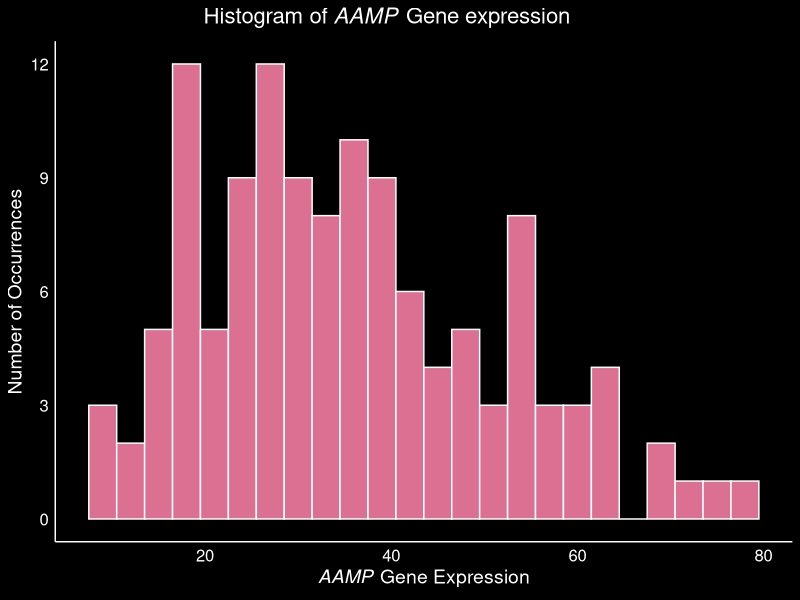
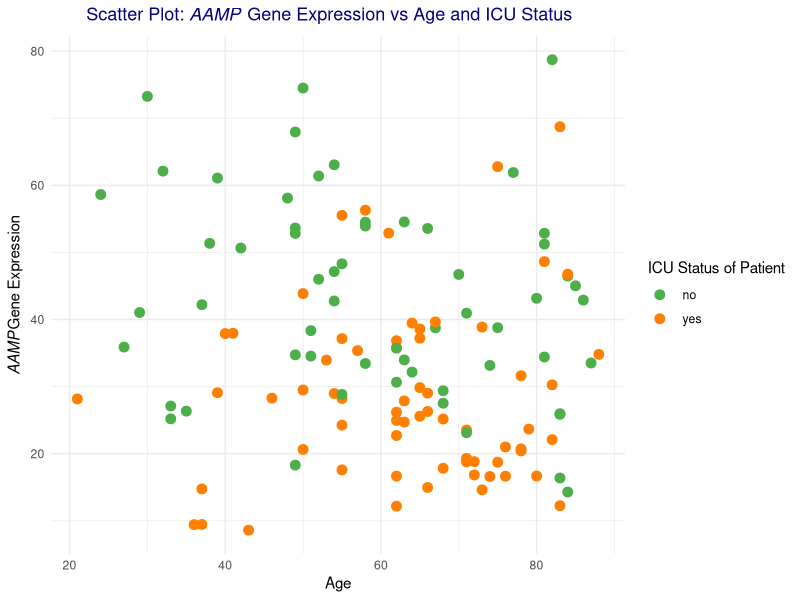
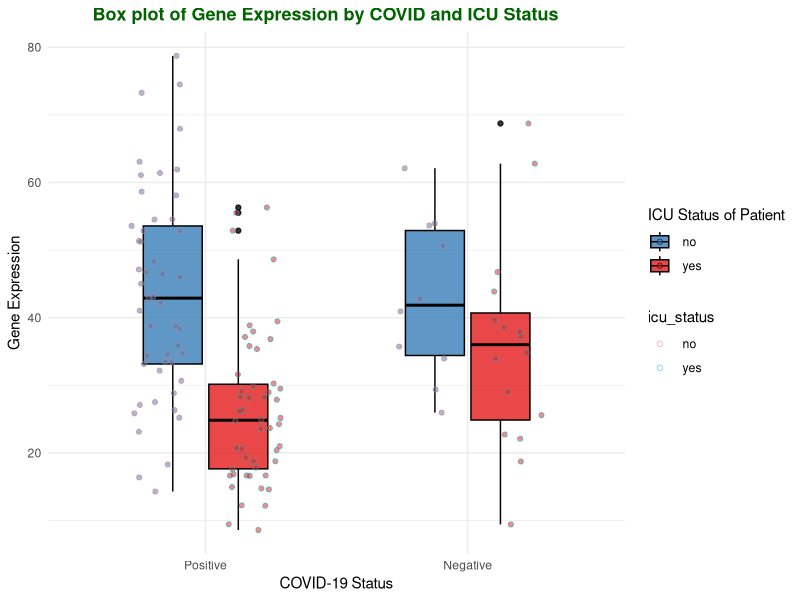
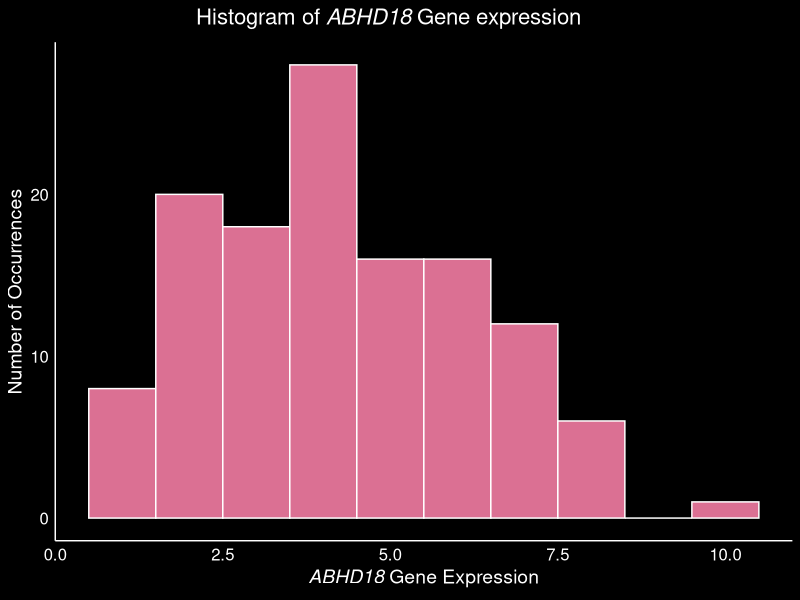
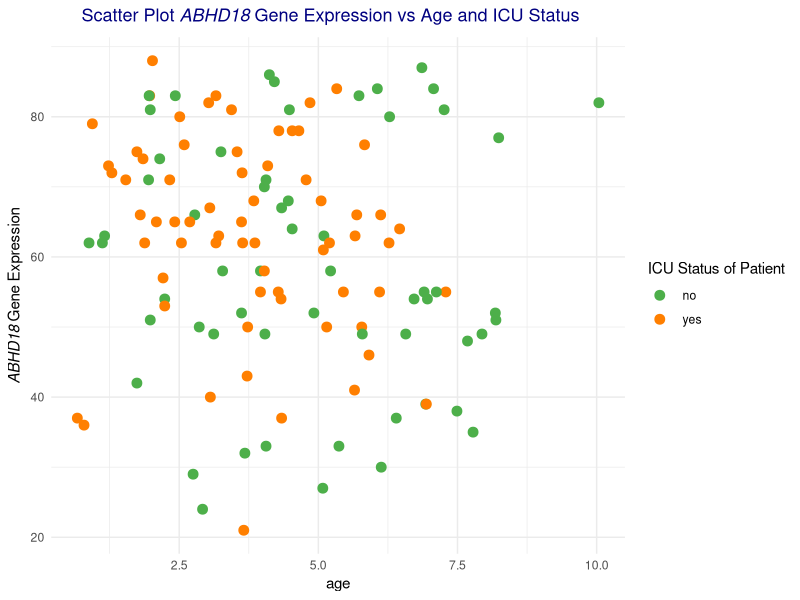
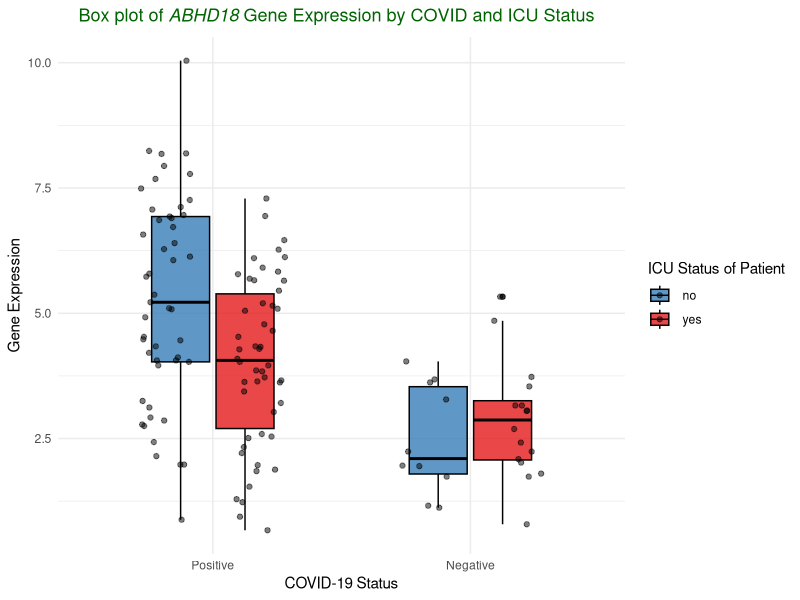
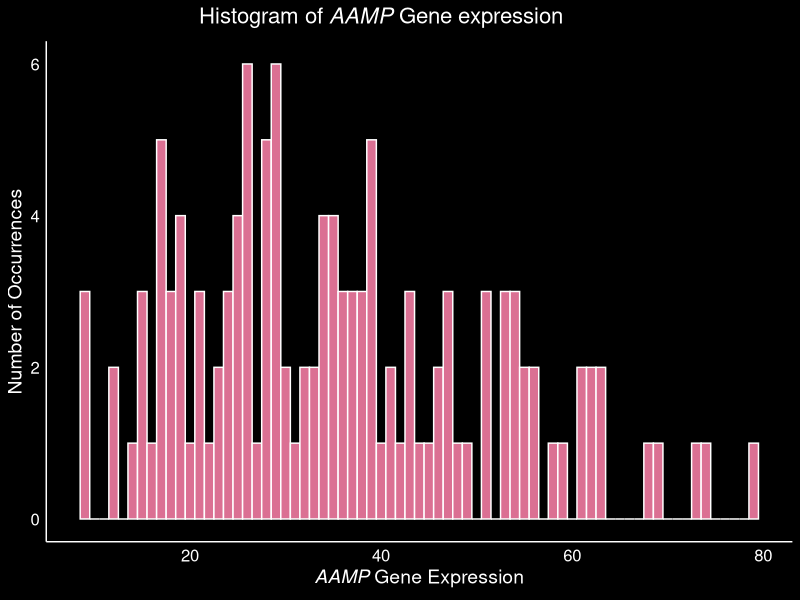
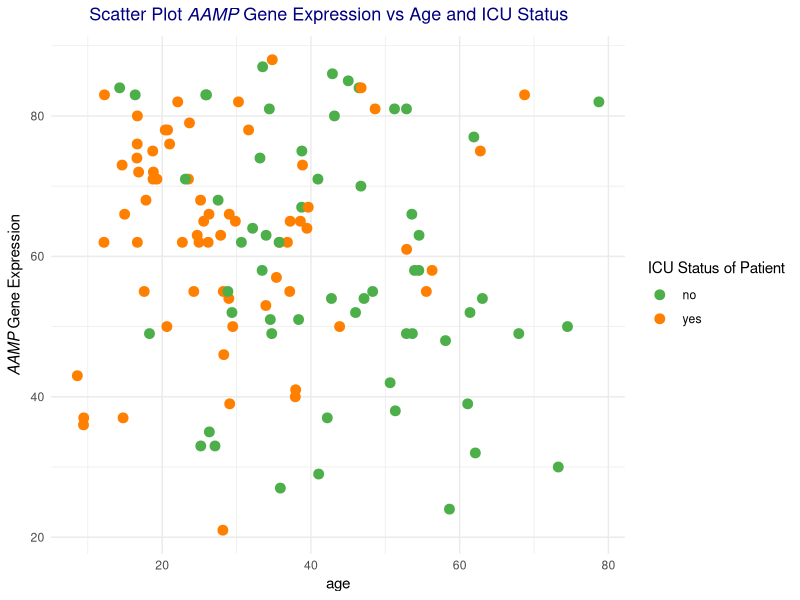

The R source for these figures, in order:
## ---- chunk 1
knitr::opts_chunk$set(echo = TRUE)
library(mice)
library(dplyr)
library(tidyverse)
library(ggplot2)
## ---- chunk 2

#set current working directory to the previous folder
setwd("../")

#import the geneExpression and metaData csv from the data folder
data_gene_Expression <- read.csv("data/QBS103_finalProject_geneExpression.csv", header=TRUE)
data_meta <- read.csv("data/QBS103_finalProject_metadata.csv", header=TRUE)


#We convert the geneExpression data from wide form into long form
data_gene_Expression.longForm <- data_gene_Expression %>%
  pivot_longer(cols = starts_with(c("COVID_","NONCOVID_")),
  names_to = "participant_id",
  values_to = "gene_expression_value"
  )

#make a final data frame by combining the two data sets and making it a data frame
final_df <- as.data.frame(data_gene_Expression.longForm %>% inner_join( data_meta, 
           by=c('participant_id')))

head(final_df)

## ---- chunk 3

#rename with x column with gene
final_df <- rename(final_df, gene = X)

#remove all unknown strings and substitute it with NAs
final_df[, 16:27][final_df[, 16:27] == ' unknown' | final_df[, 16:27] == 'unknown'] <- NA

#format the disease status column to just include the status
final_df$disease_status <- sub('disease state: ', '', final_df$disease_status)

#convert the column type of disease_status, sex, icu_status and mechanical_ventilation to factor
final_df <- final_df %>% 
  mutate_at(vars(disease_status, sex, icu_status, mechanical_ventilation), as.factor)

#convert the class of age, charlson_score
final_df <- final_df %>% 
  mutate_at(vars(age, apacheii,ferritin.ng.ml., 
                 crp.mg.l., ddimer.mg.l_feu., 
                 procalcitonin.ng.ml.., lactate.mmol.l., fibrinogen, sofa), as.integer)

head(final_df)

## ---- chunk 4
# check all the numeric colums
num_cols <- names(select_if(final_df, is.numeric))

# Create an imputation model
imputation_model <- mice(final_df[num_cols], method = "pmm", printFlag = FALSE)

# Perform the imputation
imputed_data_final <- complete(imputation_model)
# update the final data frame with the imputed values
final_df[num_cols] <- imputed_data_final[num_cols]

head(final_df)

## ---- chunk 5
final_subset <- final_df[final_df$gene == 'AAMP', 
                         c('gene',
                           'gene_expression_value','age', 
                           'icu_status', 'disease_status')]

head(final_subset)
## ---- chunk 6

breaks <- seq(0, 15, by = 3)  # Adjust the range as needed

# Create the histogram with integer bins
ggplot(final_subset, aes(x = gene_expression_value)) +
  geom_histogram(binwidth = 3, color = "white", fill = "#DB7093") +
  scale_y_continuous(breaks = breaks) +
  theme_minimal() +
  theme(
    panel.background = element_rect(fill = "black"),
    plot.background = element_rect(fill = "black"),
    axis.line = element_line(color = "white"),
    axis.text = element_text(color = "white", size = 12),
    axis.title = element_text(color = "white", size = 14),
    panel.grid = element_blank(),
    plot.title = element_text(color = "white", size = 16, face = "bold", hjust = 0.4),
  ) +
  ggtitle(expression(paste("Histogram of ",italic("AAMP")," Gene expression"))) +
  xlab(expression(paste(italic("AAMP"), " Gene Expression"))) +
  ylab("Number of Occurrences")
## ---- chunk 7

my_colors_1 <- c("#4DAF4A", "#FF7F00")


# Create the scatter plot with custom color scheme
ggplot(final_subset, aes(x = age, y = gene_expression_value, color = icu_status)) +
  geom_point(size = 3) +
  scale_color_manual(values = my_colors_1, name = "ICU Status of Patient") +
  theme_minimal() +
      theme(
    plot.title = element_text(color = "navy", size = 13, face = "bold", hjust = 0.4)
  ) +
  ggtitle(expression(paste("Scatter Plot: ",italic("AAMP")," Gene Expression vs Age and ICU Status"))) +
  xlab("Age") +
  ylab(expression(paste(italic("AAMP"),"Gene Expression")))
## ---- chunk 8

my_colors_2 <- c("#377eb8", "#e41a1c")
ggplot(final_subset, aes(x = disease_status, y = gene_expression_value, fill = icu_status)) +
  geom_boxplot(color = "black", width = 0.5, alpha = 0.8) +
  scale_fill_manual(values = my_colors_2, name = "ICU Status of Patient") +
  geom_jitter(position = position_jitterdodge(), aes(color = icu_status, fill = icu_status), shape = 21, alpha = 0.5) +
  scale_x_discrete(labels = c("COVID-19" = "Positive", "non-COVID-19" = "Negative")) +  # Rename factor levels
  theme_minimal() +
    theme_minimal() +
      theme(
    plot.title = element_text(color = "darkgreen", size = 13, face = "bold", hjust = 0.4)
  )+
  ggtitle("Box plot of Gene Expression by COVID and ICU Status") +
  xlab("COVID-19 Status") +
  ylab("Gene Expression")
## ---- chunk 9
my_plots_function <- function(dataFrame, genes.list, cont.covariate, cat.covariates) {
  #breaks <- seq(min(freque), 15, by = 3)
  my_colors_1 <- c("#4DAF4A", "#FF7F00")
  my_colors_2 <- c("#377eb8", "#e41a1c")
  all.plots.list <- list()

  for (gene in genes.list) {
    gene_subset <- final_df[final_df$gene == gene, 
                            c('gene','gene_expression_value',paste(cont.covariate), paste(cat.covariates))]

    
   histogram <- ggplot(gene_subset, aes(x = gene_expression_value)) +
  geom_histogram(binwidth = 1, color = "white", fill = "#DB7093") +
  #scale_y_continuous(breaks = breaks) +
  theme_minimal() +
  theme(
    panel.background = element_rect(fill = "black"),
    plot.background = element_rect(fill = "black"),
    axis.line = element_line(color = "white"),
    axis.text = element_text(color = "white", size = 12),
    axis.title = element_text(color = "white", size = 14),
    panel.grid = element_blank(),
    plot.title = element_text(color = "white", size = 16, face = "bold", hjust = 0.4),
  ) +
  ggtitle(substitute(Histogram ~ of ~ italic(gene) ~ Gene ~ expression, list(gene = gene))) +
  xlab(substitute(italic(gene) ~ Gene ~ Expression, list(gene = gene))) +
  ylab("Number of Occurrences")


  scatter.plot <- ggplot(gene_subset, aes(x = gene_expression_value, y = gene_subset[[cont.covariate]], color = gene_subset[[cat.covariates[2]]])) +
  geom_point(size = 3) +
  scale_color_manual(values = my_colors_1, name = "ICU Status of Patient") +
  theme_minimal() +
      theme(
    plot.title = element_text(color = "navy", size = 13, face = "bold", hjust = 0.4)
  ) +
  ggtitle(substitute(Scatter ~ Plot ~ italic(gene) ~ Gene ~ Expression ~ vs ~ Age ~ and ~ ICU ~ Status)) +
  xlab(substitute(cont.covariate)) +
  ylab(substitute(italic(gene) ~ Gene ~ Expression))

  
box.plot <- ggplot(gene_subset, aes(x = gene_subset[[cat.covariates[1]]], y = gene_expression_value, fill = gene_subset[[cat.covariates[2]]])) +
  geom_boxplot(color = "black", width = 0.5, alpha = 0.8) +
  scale_fill_manual(values = my_colors_2, name = "ICU Status of Patient") +
  geom_jitter(position = position_jitterdodge(), alpha = 0.5) +
  scale_x_discrete(labels = c("COVID-19" = "Positive", "non-COVID-19" = "Negative")) +
  theme_minimal() +
  theme(
    plot.title = element_text(color = "darkgreen", size = 13, face = "bold", hjust = 0.4)
  ) +
  ggtitle(substitute(Box ~ plot ~ of ~ italic(gene) ~ Gene ~ Expression ~ by ~ COVID ~ and ~ ICU ~ Status)) +
  xlab("COVID-19 Status") +
  ylab("Gene Expression")


    all.plots.list[[gene]] <- list(histogram = histogram, scatter.plot = scatter.plot, box.plot = box.plot)
  }

  return(all.plots.list)
}

all.plots.list <- my_plots_function(final_subset, c('ABHD18', 'AAMP', 'ABHD17C'), 'age', c('disease_status', 'icu_status'))

for (gene in names(all.plots.list)) {
  print(all.plots.list[[gene]]$histogram)
  print(all.plots.list[[gene]]$scatter.plot)
  print(all.plots.list[[gene]]$box.plot)
}
